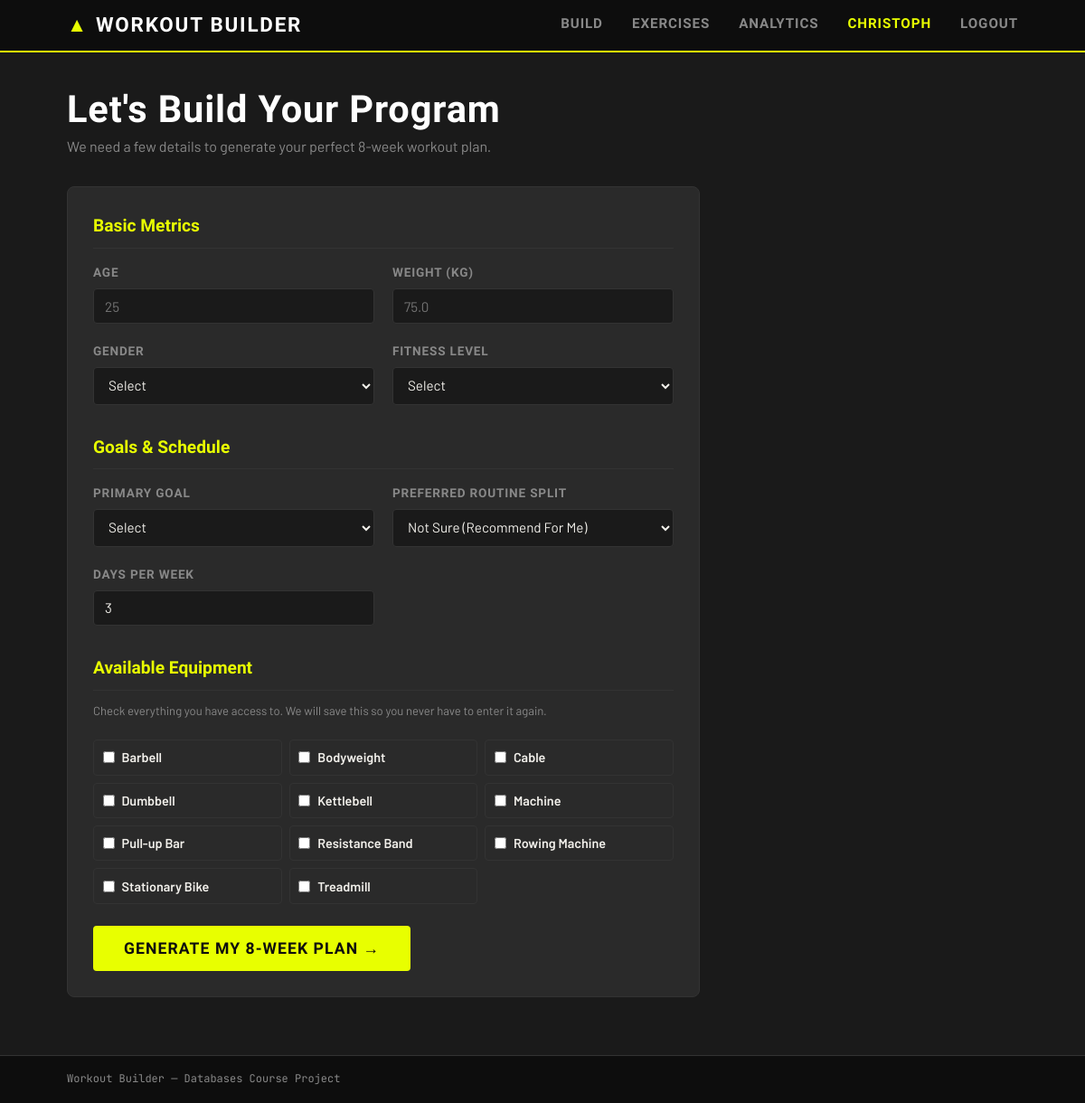
The app's page /questionnaire/ (signed in) with its own data.
### workouts/models.py (models this page shows, shortened)
class Equipment(models.Model):
    equipment_id = models.AutoField(primary_key=True)
    name         = models.CharField(max_length=100)
    class Meta:
        ordering = ['name']

### workouts/views.py (the view, shortened to what this page needs)
# urls.py: path("questionnaire/", views.questionnaire, name="questionnaire"),
@login_required
def questionnaire(request):
    difficulties = DifficultyLevel.objects.all()
    goals = GoalType.objects.all()
    equipment = Equipment.objects.all()
    return render(request, 'workouts/questionnaire.html', {
        'difficulties': difficulties,
        'goals': goals,
        'equipment': equipment
    })

### workouts/templates/workouts/questionnaire.html (shortened to what this page needs)
{% extends "workouts/base.html" %}
{% load static %}
{% block content %}
<div class="page-header">
  <h1>Let's Build Your Program</h1>
  <p class="page-subtitle">We need a few details to generate your perfect 8-week workout plan.</p>
</div>
<div class="card form-card">
  <form method="post" action="{% url 'questionnaire' %}">
    <h2 style="font-family: var(--font-display); font-size: 1.2rem; color: var(--accent); margin-bottom: 1rem; border-bottom: 1px solid var(--border); padding-bottom: 0.5rem;">Basic Metrics</h2>
    <div class="form-grid">
      <div class="form-group">
        <label>Age</label>
        <input type="number" name="age" min="16" max="100" placeholder="25" required>
      </div>
      <div class="form-group">
        <label>Weight (kg)</label>
        <input type="number" name="weight" step="0.1" placeholder="75.0" required>
      </div>
      <div class="form-group">
        <label>Gender</label>
        <select name="gender" required>
          <option value="" disabled selected>Select</option>
        </select>
      </div>
      <div class="form-group">
        <label>Fitness Level</label>
        <select name="difficulty" required>
          <option value="" disabled selected>Select</option>
        </select>
      </div>
    </div>
    <h2 style="font-family: var(--font-display); font-size: 1.2rem; color: var(--accent); margin-top: 2rem; margin-bottom: 1rem; border-bottom: 1px solid var(--border); padding-bottom: 0.5rem;">Goals & Schedule</h2>
    <div class="form-grid">
      <div class="form-group">
        <label>Primary Goal</label>
        <select name="goal" required>
          <option value="" disabled selected>Select</option>
        </select>
      </div>
      <div class="form-group">
        <label>Preferred Routine Split</label>
        <select name="split" required>
          <option value="PPL" selected>Not Sure (Recommend For Me)</option>
        </select>
      </div>
      <div class="form-group">
        <label>Days per Week</label>
        <input type="number" name="days" min="2" max="7" placeholder="3" value="3" required>
      </div>
    </div>
    <h2 style="font-family: var(--font-display); font-size: 1.2rem; color: var(--accent); margin-top: 2rem; margin-bottom: 1rem; border-bottom: 1px solid var(--border); padding-bottom: 0.5rem;">Available Equipment</h2>
    <div class="form-group form-group--full">
      <p class="form-help" style="margin-bottom: 0.5rem;">Check everything you have access to. We will save this so you never have to enter it again.</p>
      <div class="checkbox-grid">
        {% for eq in equipment %}
          <label class="checkbox-label">
            <input type="checkbox" name="equipment" value="{{ eq.pk }}"> {{ eq.name }}
          </label>
        {% endfor %}
      </div>
    </div>
    <div class="form-actions">
      <button type="submit" class="btn btn-primary" style="font-size: 1.1rem; padding: 0.8rem 2rem;">Generate My 8-Week Plan &rarr;</button>
    </div>
  </form>
</div>
{% endblock %}

### workouts/templates/workouts/base.html (shortened to what this page needs)
{% load static %}
<!DOCTYPE html>
<html lang="en">
<head>
  <link rel="stylesheet" href="{% static 'css/styles.css' %}">
</head>
<body>
  <header class="site-header">
    <div class="container header-inner">
      <a href="{% url 'home' %}" class="logo">
        <span class="logo-icon">▲</span> WORKOUT BUILDER
      </a>
      <nav class="site-nav">
        <a href="{% url 'home' %}"          {% if request.resolver_match.url_name == 'home' %}class="active"{% endif %}>Build</a>
        <a href="{% url 'exercise_list' %}" {% if request.resolver_match.url_name == 'exercise_list' %}class="active"{% endif %}>Exercises</a>
        <a href="{% url 'analytics' %}"     {% if request.resolver_match.url_name == 'analytics' %}class="active"{% endif %}>Analytics</a>
        {% if user.is_authenticated %}
          <a href="{% url 'dashboard' %}"   {% if 'dashboard' in request.resolver_match.url_name %}class="active"{% endif %} style="color: var(--accent);">{{ user.first_name|default:"Dashboard" }}</a>
          <a href="{% url 'logout' %}">Logout</a>
        {% else %}
          <a href="{% url 'login' %}">Login</a>
          <a href="{% url 'register' %}" style="color: var(--accent);">Sign Up</a>
        {% endif %}
      </nav>
    </div>
  </header>
  <main class="main-content">
    <div class="container">
      {% block content %}{% endblock %}
    </div>
  </main>
  <footer class="site-footer">
    <div class="container">
      <span>Workout Builder &mdash; Databases Course Project</span>
    </div>
  </footer>
</body>
</html>

### static/css/styles.css (style rules this page uses)
:root { --black: #0d0d0d; --dark: #1a1a1a; --dark-mid: #2a2a2a; --mid: #444; --muted: #888; --border: #333; --light: #f2f0eb; --white: #ffffff; --accent: #e8ff00; --accent-dim: #b8cc00; --compound: #4ade80; --isolation: #60a5fa; --targeted: #fb923c; --supporting: #a78bfa; --font-display: 'Barlow Condensed', sans-serif; --font-body: 'Barlow', sans-serif; --font-mono: 'JetBrains Mono', monospace; --radius: 4px; --radius-lg: 8px; --shadow: 0 2px 12px rgba(0,0,0,0.3); --max-width: 1100px; }
*, *::before, *::after { box-sizing: border-box; margin: 0; padding: 0; }
html { font-size: 16px; }
body { background: var(--dark); color: var(--light); font-family: var(--font-body); font-size: 1rem; line-height: 1.6; min-height: 100vh; display: flex; flex-direction: column; }
a { color: var(--accent); text-decoration: none; }
.container { max-width: var(--max-width); margin: 0 auto; padding: 0 1.5rem; }
.main-content { flex: 1; padding: 2.5rem 0 4rem; }
.site-header { background: var(--black); border-bottom: 2px solid var(--accent); position: sticky; top: 0; z-index: 100; }
.header-inner { display: flex; align-items: center; justify-content: space-between; height: 56px; }
.logo { font-family: var(--font-display); font-size: 1.4rem; font-weight: 700; letter-spacing: 0.08em; color: var(--white); text-decoration: none; display: flex; align-items: center; gap: 0.5rem; }
.logo-icon { color: var(--accent); }
.site-nav { display: flex; gap: 2rem; }
.site-nav a { font-family: var(--font-display); font-size: 0.95rem; font-weight: 600; letter-spacing: 0.06em; text-transform: uppercase; color: var(--muted); text-decoration: none; padding-bottom: 2px; border-bottom: 2px solid transparent; transition: color 0.15s, border-color 0.15s; }
.site-footer { background: var(--black); border-top: 1px solid var(--border); padding: 1rem 0; font-family: var(--font-mono); font-size: 0.75rem; color: var(--muted); }
.page-header { margin-bottom: 2rem; }
.page-header h1 { font-family: var(--font-display); font-size: 2.6rem; font-weight: 700; letter-spacing: 0.02em; line-height: 1.1; color: var(--white); }
.page-subtitle { color: var(--muted); font-size: 1rem; margin-top: 0.3rem; }
.card { background: var(--dark-mid); border: 1px solid var(--border); border-radius: var(--radius-lg); padding: 1.75rem; }
.form-card { max-width: 700px; }
.form-grid { display: grid; grid-template-columns: 1fr 1fr; gap: 1.25rem; margin-bottom: 1.25rem; }
.form-group { display: flex; flex-direction: column; gap: 0.4rem; }
.form-group--full { grid-column: 1 / -1; }
label { font-family: var(--font-display); font-size: 0.85rem; font-weight: 600; letter-spacing: 0.06em; text-transform: uppercase; color: var(--muted); }
select, input[type="number"] { background: var(--dark); border: 1px solid var(--border); border-radius: var(--radius); color: var(--light); font-family: var(--font-body); font-size: 0.95rem; padding: 0.6rem 0.75rem; width: 100%; transition: border-color 0.15s; }
.form-help { font-size: 0.82rem; color: var(--muted); margin-top: -0.2rem; }
.checkbox-grid { display: grid; grid-template-columns: repeat(auto-fill, minmax(160px, 1fr)); gap: 0.5rem; margin-top: 0.4rem; }
.checkbox-label { display: flex; align-items: center; gap: 0.5rem; font-family: var(--font-body); font-size: 0.9rem; text-transform: none; letter-spacing: 0; color: var(--light); cursor: pointer; padding: 0.45rem 0.6rem; border: 1px solid var(--border); border-radius: var(--radius); transition: border-color 0.15s, background 0.15s; }
.form-actions { margin-top: 1.5rem; }
.btn { display: inline-flex; align-items: center; gap: 0.4rem; font-family: var(--font-display); font-size: 1rem; font-weight: 700; letter-spacing: 0.06em; text-transform: uppercase; padding: 0.6rem 1.4rem; border-radius: var(--radius); border: 2px solid transparent; cursor: pointer; text-decoration: none; transition: background 0.15s, color 0.15s, border-color 0.15s; }
.btn-primary { background: var(--accent); color: var(--black); border-color: var(--accent); }

### records on screen
Equipment: name "Barbell"
Equipment: name "Bodyweight"
Equipment: name "Cable"
Equipment: name "Dumbbell"
Equipment: name "Kettlebell"
Equipment: name "Machine"
Equipment: name "Pull-up Bar"
Equipment: name "Resistance Band"
Equipment: name "Rowing Machine"
Equipment: name "Stationary Bike"
Equipment: name "Treadmill"

### other values on screen
{{ user.first_name|default:"Dashboard" }} "CHRISTOPH"
